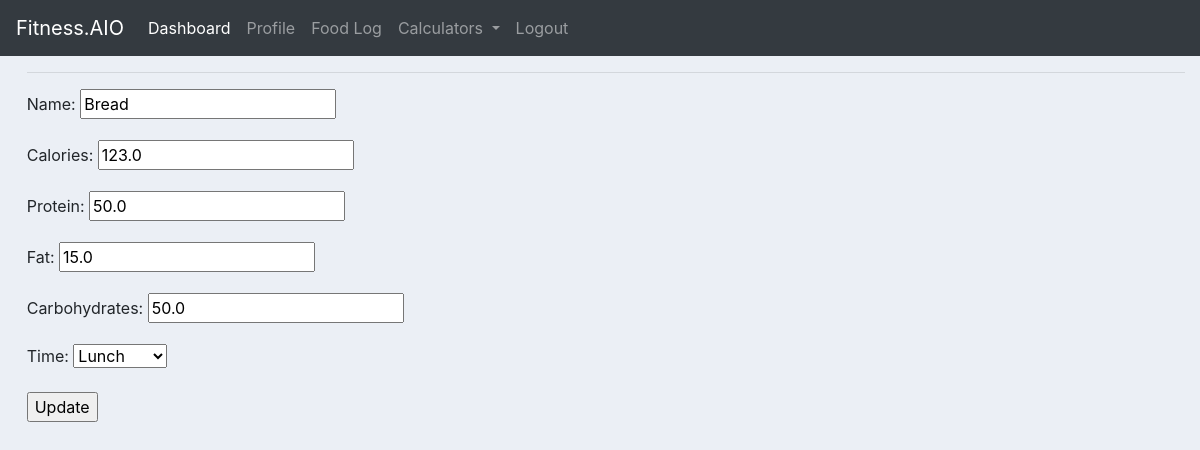
Screenshot of /foodEntry/update/2/ (signed in) with the database file from the repository.
### foodEntry/models.py (models this page shows, shortened)
class FoodItem(models.Model):
    TIME_EATEN = [
        ('Breakfast','Breakfast'),
        ('Lunch', 'Lunch'),
        ('Dinner', 'Dinner'),
        ('Snack','Snack')
    ]
    user = models.ForeignKey(User, null=True, on_delete=models.CASCADE)
    name = models.CharField(max_length = 200)
    date_added = models.DateTimeField(auto_now_add=True)
    calories = models.DecimalField(max_digits=10000, decimal_places=1)
    protein = models.DecimalField(max_digits=10000, decimal_places=1)
    fat = models.DecimalField(max_digits=10000, decimal_places=1)
    carbohydrates = models.DecimalField(max_digits=10000, decimal_places=1)
    time = models.CharField(max_length = 200, choices = TIME_EATEN, null = True)

### foodEntry/views.py (the view)
# urls.py: path('update/<int:id>/', updatefooditem_View, name="update-food" ),
@login_required
@transaction.atomic
def updatefooditem_View(request,id):
    instance = get_object_or_404(FoodItem, id=id)
    if request.method == 'POST':
        food_form = FoodEntryForm(request.POST, instance=instance)
        if food_form.is_valid():
            food_form.save()
            return redirect('homeView')
    else:
        food_form = FoodEntryForm(instance=instance )
    return render(request,'foodEntry/updateFood.html', {'form' : food_form,
    'foodItem': instance})

### foodEntry/forms.py
class FoodEntryForm(forms.ModelForm):
    class Meta:
        model = FoodItem
        fields = [
            "name",
            "calories",
            "protein",
            "fat",
            "carbohydrates",
            "time"
        ]

### foodEntry/templates/foodEntry/updateFood.html
{% extends 'base.html' %}
{% block content %}
<form action="." method="POST" style="padding-left: 1%;"> {% csrf_token %}
    <hr>
    {{form.as_p}}
    <input type="submit" value="Update">
</form>
{% endblock content %}

### static/css/main.css (style rules this page uses)
body { background-color: #ebeff5; }

### rows the page displays
FoodItem: name "Bread", calories "123.0", protein "50.0", fat "15.0", carbohydrates "50.0", time "Lunch"
